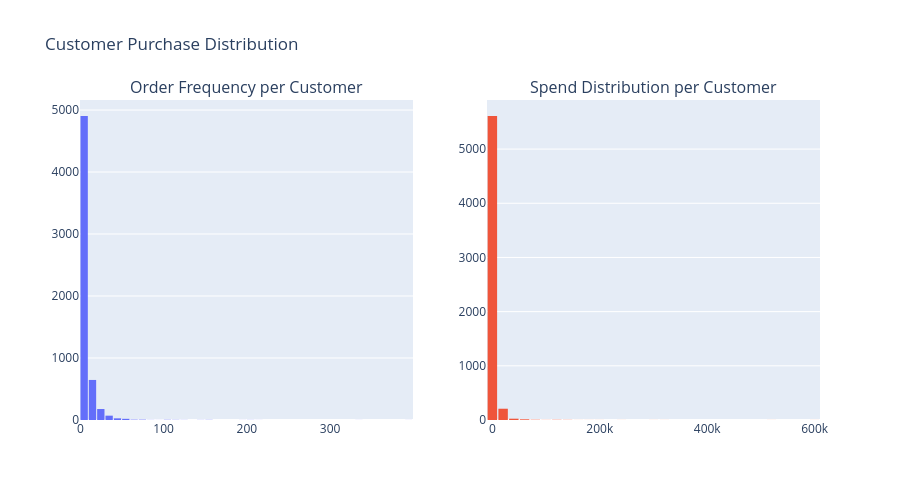

Write notebook code for a chart like this one.
### Markdown cell above
**Business insight:** Top products usually drive a disproportionate share of revenue, so they need tighter stock monitoring and replenishment logic. A retail dashboard should also compare revenue leaders with unit-volume leaders because high-volume items are not always the highest-margin items.

### Code cell
customer_orders = sales_df.groupby('CustomerID', as_index=False).agg(
    Orders=('InvoiceNo', 'nunique'),
    Spend=('TransactionValue', 'sum')
)
customer_orders = customer_orders.dropna(subset=['CustomerID'])

fig = make_subplots(rows=1, cols=2, subplot_titles=('Order Frequency per Customer', 'Spend Distribution per Customer'))
fig.add_trace(go.Histogram(x=customer_orders['Orders'], nbinsx=40, name='Orders'), row=1, col=1)
fig.add_trace(go.Histogram(x=customer_orders['Spend'], nbinsx=40, name='Spend'), row=1, col=2)
fig.update_layout(title='Customer Purchase Distribution', height=500, bargap=0.12, showlegend=False)
fig.show()

customer_orders.describe()

### Figure 1 — Plotly figure (JSON) as saved in the notebook; plotly's stock layout.template omitted (floating-point values rounded to 4 significant figures; data arrays with more than 128 entries replaced by an {"elided": "..."} marker saying what was removed)
{"data": [{"name": "Orders", "nbinsx": 40, "type": "histogram", "x": {"elided": "5878 int values"}, "xaxis": "x", "yaxis": "y"}, {"name": "Spend", "nbinsx": 40, "type": "histogram", "x": {"elided": "5878 float values"}, "xaxis": "x2", "yaxis": "y2"}], "layout": {"annotations": [{"font": {"size": 16}, "showarrow": false, "text": "Order Frequency per Customer", "x": 0.225, "xanchor": "center", "xref": "paper", "y": 1, "yanchor": "bottom", "yref": "paper"}, {"font": {"size": 16}, "showarrow": false, "text": "Spend Distribution per Customer", "x": 0.775, "xanchor": "center", "xref": "paper", "y": 1, "yanchor": "bottom", "yref": "paper"}], "bargap": 0.12, "height": 500, "showlegend": false, "title": {"text": "Customer Purchase Distribution"}, "xaxis": {"anchor": "y", "domain": [0, 0.45]}, "xaxis2": {"anchor": "y2", "domain": [0.55, 1]}, "yaxis": {"anchor": "x", "domain": [0, 1]}, "yaxis2": {"anchor": "x2", "domain": [0, 1]}}}
